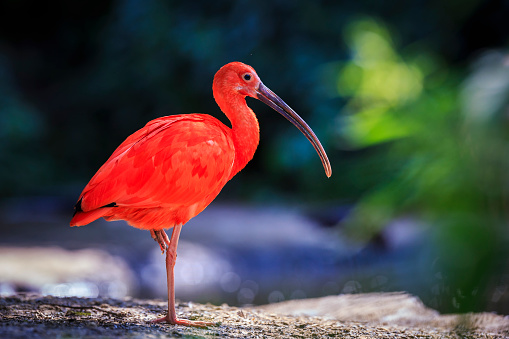
#> input picture images/bird2.jpg, 509 x 339 px
$ jupyter execute worksheet5.ipynb
#> lines starting #> are read from the running program, lines starting #| are printed output that depends on the picture
[cell 1]
import cv2
import numpy as np
from matplotlib import pyplot as plt

### Converting using openCV

[cell 2]
imBGR = cv2.imread('images/bird2.jpg')
#> imBGR is the input picture: shape (339, 509, 3); mean B, G, R 69.6, 71.4, 75.7

imGray = cv2.cvtColor(imBGR, cv2.COLOR_BGR2GRAY)
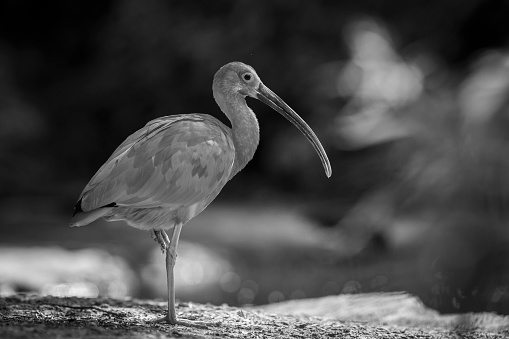
#> imGray: shape (339, 509); min 0, max 255, mean 72.5
plt.imshow(imGray, cmap='gray', vmin=0, vmax=255)
plt.show()

### Extracting the brightness channel from hsv

[cell 3]
imBGR = cv2.imread('images/bird2.jpg')

imHSV = cv2.cvtColor(imBGR, cv2.COLOR_BGR2HSV)
#> imHSV: shape (339, 509, 3); mean H, S, V 81.1, 131.8, 100.9
imGray = imHSV[:,:,2]
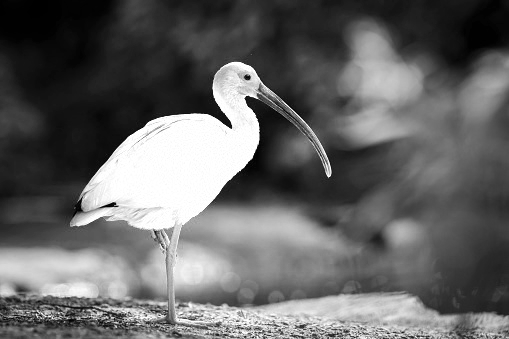
#> imGray: shape (339, 509); min 0, max 255, mean 100.9

plt.imshow(imGray, cmap='gray', vmin=0, vmax=255)
plt.show()

### Using the formula

[cell 4]
imBGR = cv2.imread('images/bird2.jpg')
imRGB = cv2.cvtColor(imBGR, cv2.COLOR_BGR2RGB)

Red_Channel = imRGB[:, :, 0]
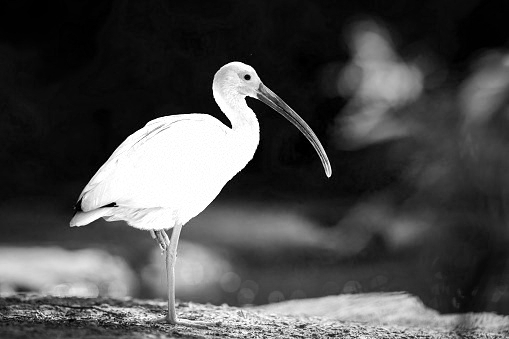
#> Red_Channel: shape (339, 509); min 0, max 255, mean 75.7
Green_Channel = imRGB[:, :, 1]
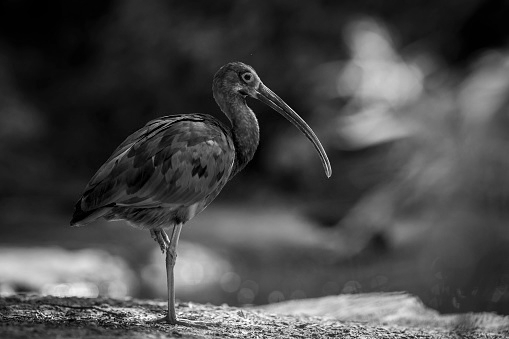
#> Green_Channel: shape (339, 509); min 0, max 255, mean 71.4
Blue_Channel = imRGB[:, :, 2]
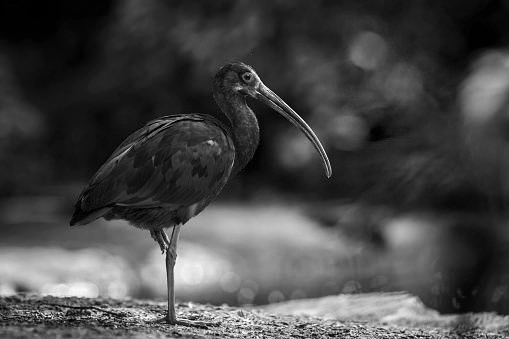
#> Blue_Channel: shape (339, 509); min 0, max 255, mean 69.6

imGray = (0.298936 * Red_Channel +
          0.587043 * Green_Channel +
          0.114021 * Blue_Channel)

plt.imshow(imGray, cmap='gray', vmin=0, vmax=255)
plt.show()
